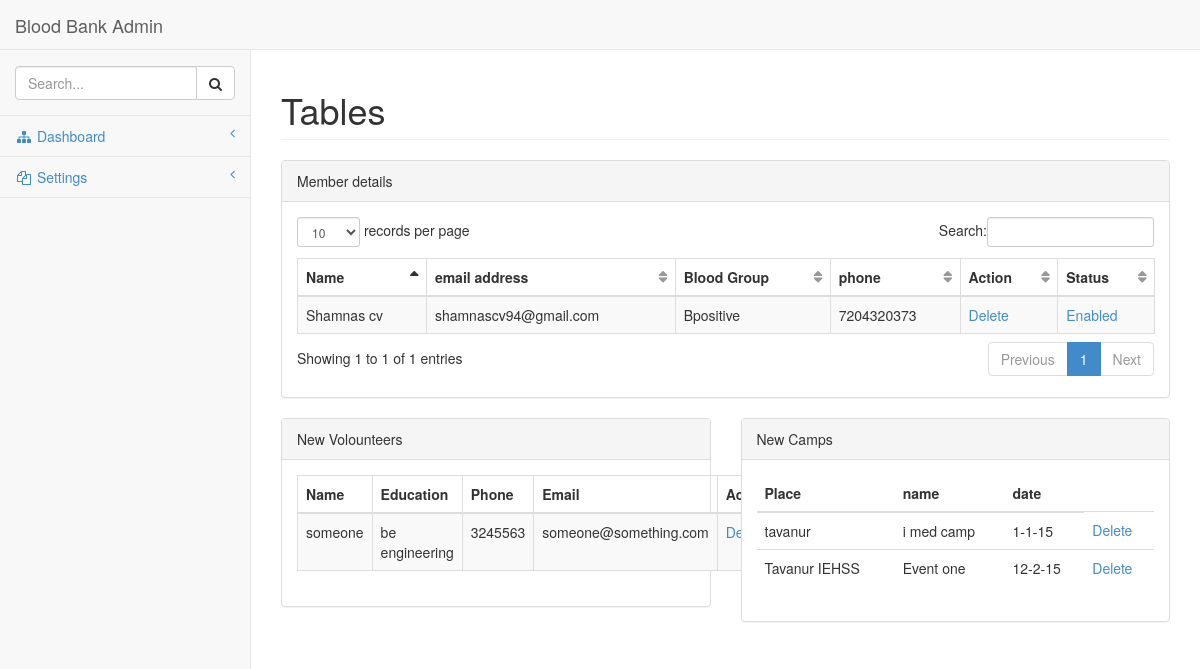
/admin/home.php (signed in), run on the app's committed database.
### tables this page shows
CREATE TABLE `members` (
  `member_id` int(11) NOT NULL AUTO_INCREMENT,
  `name` varchar(33) DEFAULT NULL,
  `email` varchar(55) DEFAULT NULL,
  `phone` varchar(16) DEFAULT NULL,
  `blood_group` varchar(10) DEFAULT NULL,
  `age` int(11) DEFAULT NULL,
  `place` varchar(33) DEFAULT NULL,
  `status` varchar(15) DEFAULT 'Disabled',
  PRIMARY KEY (`member_id`)
);

CREATE TABLE `volounteer` (
  `vlntr_id` int(11) NOT NULL AUTO_INCREMENT,
  `name` varchar(55) DEFAULT NULL,
  `phone` varchar(55) DEFAULT NULL,
  `email` varchar(55) DEFAULT NULL,
  `place` varchar(55) DEFAULT NULL,
  `education` varchar(100) DEFAULT NULL,
  `age` int(5) DEFAULT NULL,
  `message` varchar(1000) DEFAULT NULL,
  PRIMARY KEY (`vlntr_id`)
);

CREATE TABLE `camp` (
  `camp_id` int(11) NOT NULL AUTO_INCREMENT,
  `name` varchar(55) DEFAULT NULL,
  `date` varchar(55) DEFAULT NULL,
  `place` varchar(55) DEFAULT NULL,
  PRIMARY KEY (`camp_id`)
);

### admin/home.php (the view, shortened to what this page needs)
<?php session_start();
require('connect.php')?>
<!DOCTYPE html>
<html>
<head>
    <link href="css/bootstrap.min.css" rel="stylesheet">
    <link href="font-awesome/css/font-awesome.css" rel="stylesheet">
    <link href="css/plugins/dataTables/dataTables.bootstrap.css" rel="stylesheet">
    <link href="css/sb-admin.css" rel="stylesheet">
</head>
<body>
    <div id="wrapper">
        <nav class="navbar navbar-default navbar-fixed-top" role="navigation" style="margin-bottom: 0">
            <div class="navbar-header">
                <a class="navbar-brand" href="home.php">Blood Bank Admin</a>
            </div>
            <div class="navbar-default navbar-static-side" role="navigation">
                <div class="sidebar-collapse">
                    <ul class="nav" id="side-menu">
                        <li class="sidebar-search">
                            <div class="input-group custom-search-form">
                                <input type="text" class="form-control" placeholder="Search...">
                                <span class="input-group-btn">
                                <button class="btn btn-default" type="button">
                                    <i class="fa fa-search"></i>
                                </button>
                            </span>
                            </div>
                        </li>
                        <li>
                            <a href="#"><i class="fa fa-sitemap fa-fw"></i> Dashboard<span class="fa arrow"></span></a>
                        </li>
                        <li>
                            <a href="#"><i class="fa fa-files-o fa-fw"></i> Settings<span class="fa arrow"></span></a>
                        </li>
                    </ul>
                </div>
            </div>
        </nav>
        <div id="page-wrapper">
            <div class="row">
                <div class="col-lg-12">
                    <h1 class="page-header">Tables</h1>
                </div>
            </div>
            <div class="row">
                <div class="col-lg-12">
                    <div class="panel panel-default">
                        <div class="panel-heading">
Member details
                        </div>
                        <div class="panel-body">
                            <div class="table-responsive">
                                <table class="table table-striped table-bordered table-hover" id="dataTables-example">
                                    <thead>
                                        <tr>
                                            <th>Name</th>
                                            <th>email address</th>
                                            <th>Blood Group</th>
                                            <th>phone</th>
                                            <th>Action</th>
                                            <th>Status</th>
                                        </tr>
                                    </thead>
                                    <tbody>
<?php $result = mysqli_query($con,"SELECT * FROM members");
while($row = mysqli_fetch_array($result))
  {
                                        echo "<tr class='odd gradeX'>";
                                            echo "<td>".$row['name']."</td>";
                                          echo  "<td>".$row['email']."</td>";
                                            echo "<td>".$row['blood_group']."</td>";
                                            echo "<td>".$row['phone']."</td>";
                                            echo "<td><a href='delete.php?id=".$row['member_id']."'>Delete</a></td>";
                                            echo "<td><a href='test_status.php?id=".$row['member_id']."'>".$row['status']."</a></td>";
                                        echo "</tr>";
					}
                                       ?>
                                    </tbody>
                                </table>
                            </div>
                        </div>
                    </div>
                </div>
            </div>
            <div class="row">
                <div class="col-lg-6">
                    <div class="panel panel-default">
                        <div class="panel-heading">
New Volounteers
                        </div>
                        <div class="panel-body">
                            <div class="table-responsive">
                                <table class="table table-striped table-bordered table-hover">
                                    <thead>
                                        <tr>
                                            <th>Name</th>
                                            <th>Education</th>
                                            <th>Phone</th>
                                            <th>Email</th>
                                            <th>Action</th>
                                        </tr>
                                    </thead>
                                    <tbody>
<?php $result = mysqli_query($con,"SELECT * FROM volounteer");
while($row = mysqli_fetch_array($result))
  {
                                        echo "<tr>";
                                            echo"<td>".$row['name']."</td>";
                                            echo"<td>".$row['education']."</td>";
                                            echo"<td>".$row['phone']."</td>";
                                            echo"<td>".$row['email']."</td>";
                                            echo "<td><a href='deletevlntr.php?id=".$row['vlntr_id']."'>Delete</a></td>";
                                        echo"</tr>";
                                       }?>
                                    </tbody>
                                </table>
                            </div>
                        </div>
                    </div>
                </div>
                <div class="col-lg-6">
                    <div class="panel panel-default">
                        <div class="panel-heading">
New Camps
                        </div>
                        <div class="panel-body">
                            <div class="table-responsive">
                                <table class="table">
                                    <thead>
                                        <tr>
                                            <th>Place</th>
                                            <th>name</th>
                                            <th>date</th>
                                        </tr>
                                    </thead>
                                    <tbody>
<?php $result = mysqli_query($con,"SELECT * FROM camp limit 9");
while($row = mysqli_fetch_array($result))
  {
                                        echo "<tr>";
                                            echo"<td>".$row['place']."</td>";
                                            echo"<td>".$row['name']."</td>";
                                            echo"<td>".$row['date']."</td>";
									      echo "<td><a href='deletecmp.php?id=".$row['camp_id']."'>Delete</a></td>";
                                        echo "</tr>";}?>
                                    </tbody>
                                </table>
                            </div>
                        </div>
                    </div>
                </div>
            </div>
                        </div>
                    </div>
</body>
</html>

### admin/css/sb-admin.css (style rules this page uses)
body { padding-top: 100px; background-color: #f8f8f8; }
@media (min-width:768px) { body { padding-top: 50px; } }
#wrapper { width: 100%; }
#page-wrapper { padding: 0 15px; min-height: 568px; background-color: #fff; }
@media (min-width:768px) { #page-wrapper { position: inherit; margin: 0 0 0 250px; padding: 0 30px; min-height: 1300px; border-left: 1px solid #e7e7e7; } }
.navbar-static-side ul li { border-bottom: 1px solid #e7e7e7; }
.sidebar-search { padding: 15px; }
.arrow { float: right; }
.fa.arrow:before { content: "\f104"; }
@media (min-width:768px) { .navbar-static-side { z-index: 1; position: absolute; width: 250px; margin-top: 51px; } }
table.dataTable thead .sorting, table.dataTable thead .sorting_asc, table.dataTable thead .sorting_desc, table.dataTable thead .sorting_asc_disabled, table.dataTable thead .sorting_desc_disabled { background: transparent; }
table.dataTable thead .sorting_asc:after { content: "\f0de"; float: right; font-family: fontawesome; }
table.dataTable thead .sorting:after { content: "\f0dc"; float: right; font-family: fontawesome; color: rgba(50,50,50,.5); }

### data on the page
members: name "Shamnas cv", email "shamnascv94@gmail.com", blood_group "Bpositive", phone "7204320373", status "Enabled"
volounteer: name "someone", education "be engineering", phone "3245563", email "someone@something.com"
camp: place "tavanur", name "i med camp", date "1-1-15"
camp: place "Tavanur IEHSS", name "Event one", date "12-2-15"
